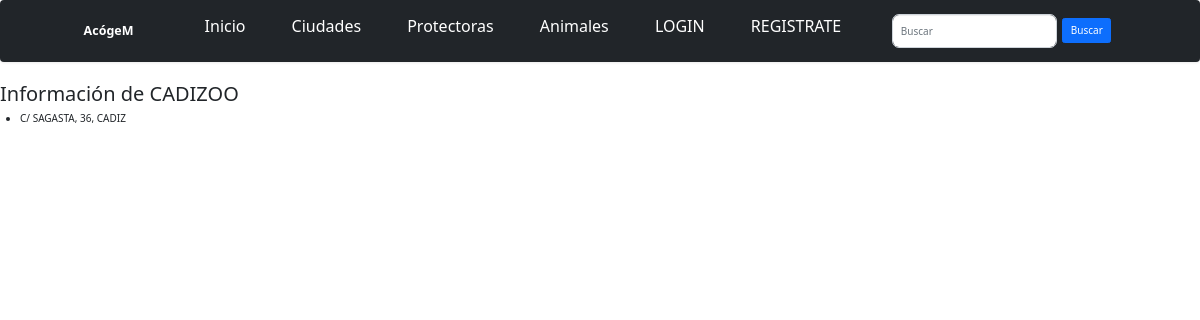
The page /protectoras/1/ on the database its author committed.
### AcogeM_app/models.py (models this page shows, shortened)
class Protectora(models.Model):
    ciudad = models.ForeignKey(Ciudad, on_delete=models.CASCADE)
    nom = models.CharField('Nombre', max_length=100)
    direc = models.CharField('Direccion', max_length=200)
    fotopro = models.ImageField('Imagen', blank=True, null=True, upload_to='img')
    class Meta:
    	verbose_name_plural = "Protectoras"

class Ciudad(models.Model):
    nom = models.CharField('Nombre', max_length=50)
    pob = models.IntegerField('Población', default=0)
    fotociu = models.ImageField('Imagen', blank=True, null=True, upload_to='img')
    def __str__(self):
    	return f'{self.nom}'
    class Meta:
    	verbose_name_plural = "Ciudades"

### AcogeM_app/views.py (the view)
# urls.py: path('protectoras/<int:pk>/', ProtectoraDetailView.as_view(), name='protectora-detail'),
class ProtectoraDetailView(DetailView):
	model = Protectora

### AcogeM_app/templates/AcogeM_app/protectora_detail.html
{% extends "base.html" %}
{% block content %}
    <h2>Información de {{ protectora.nom }}</h2>
    <ul>
        <li>{{ protectora.direc }}, {{ protectora.ciudad }}</li>
    </ul>
{% endblock %}

### rows shown on the page
Protectora: nom "CADIZOO", direc "C/ SAGASTA, 36", ciudad "CADIZ"
